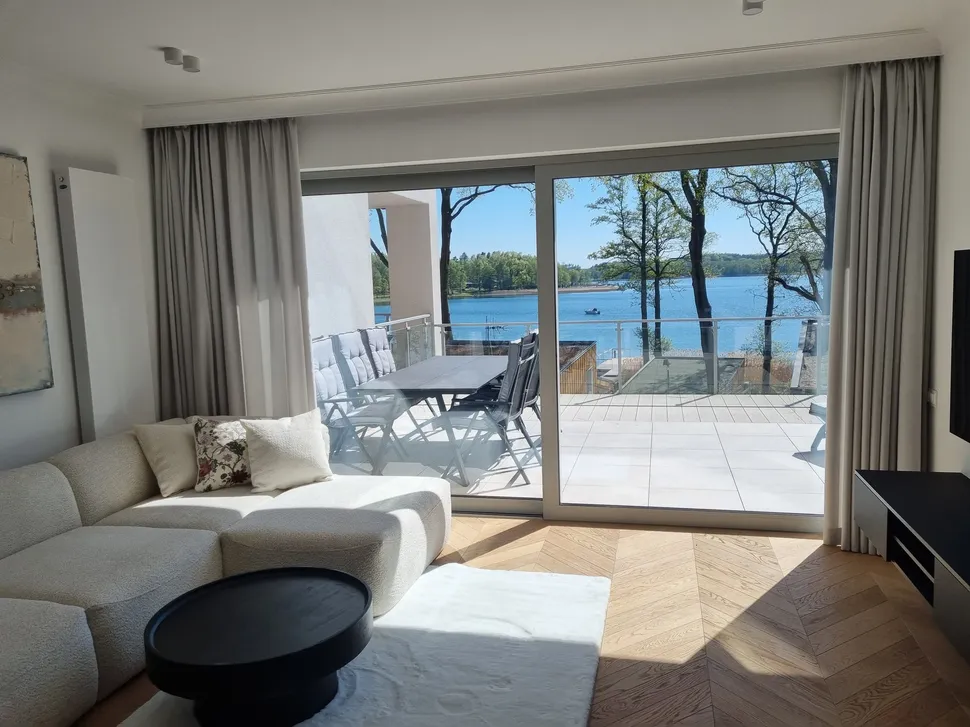
#> input picture Oferta/Apartamenty_Stranda/A104/images/20230511_150648.webp, 970 x 727 px, shrunk from 1920 x 1440 before the run
$ python find_red_dots.py ../../Oferta/Apartamenty_Stranda/A104/images/20230511_150648.webp
#> lines starting #> are read from the running program, lines starting #| are printed output that depends on the picture; after the words box and inside, x2 and y2 are one past the last pixel; in counts of white or black regions, pixels touching at a corner belong together
import cv2
import numpy as np
import sys

img_path = sys.argv[1]
img = cv2.imread(img_path)
#> img is the input picture: shape (727, 970, 3); mean B, G, R 123.3, 126.2, 124.8
if img is None:
    print(f"Could not read {img_path}")
    sys.exit(1)

hsv = cv2.cvtColor(img, cv2.COLOR_BGR2HSV)
#> hsv: shape (727, 970, 3); mean H, S, V 48.8, 38.9, 133.2
lower_red1 = np.array([0, 100, 100])
upper_red1 = np.array([10, 255, 255])
lower_red2 = np.array([160, 100, 100])
upper_red2 = np.array([180, 255, 255])

mask1 = cv2.inRange(hsv, lower_red1, upper_red1)
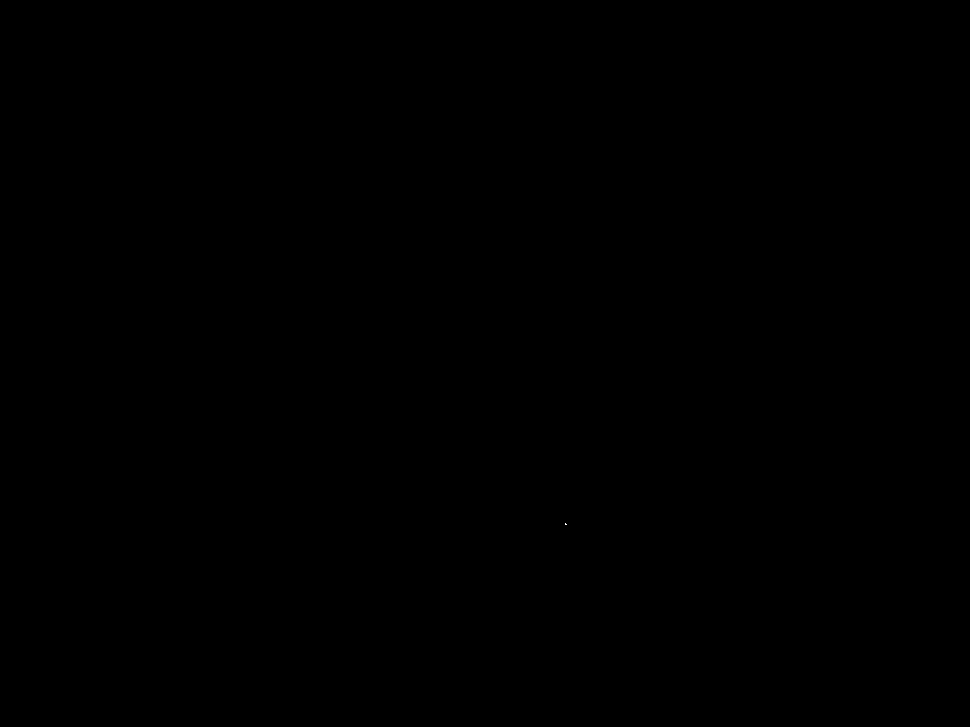
#> mask1: shape (727, 970); 0% white in thin lines or dots, all inside (x1, y1, x2, y2) = (565, 523, 567, 525)
mask2 = cv2.inRange(hsv, lower_red2, upper_red2)
#> mask2: shape (727, 970); every value is 0
mask = mask1 + mask2

contours, _ = cv2.findContours(mask, cv2.RETR_EXTERNAL, cv2.CHAIN_APPROX_SIMPLE)
#> contours = [[[565, 523], [565, 524], [566, 524]]]
height, width = img.shape[:2]
#> height = 727; width = 970

dots = []
for cnt in contours:
    area = cv2.contourArea(cnt)
    if area > 10:
        M = cv2.moments(cnt)
        if M["m00"] != 0:
            cx = int(M["m10"] / M["m00"])
            cy = int(M["m01"] / M["m00"])
            x_pct = (cx / width) * 100
            y_pct = (cy / height) * 100
            dots.append((x_pct, y_pct, area))
#> this loop made 1 pass
#> (cnt, area) on pass 1: ([[565, 523], [565, 524], [566, 524]], 0.5)
#> after the loop, dots = []

dots.sort(key=lambda d: d[0])
print(f"Found {len(dots)} red dots in {img_path}")
#| Found 0 red dots in ../../Oferta/Apartamenty_Stranda/A104/images/20230511_150648.webp
for i, d in enumerate(dots):
    print(f"Dot {i+1}: X={d[0]:.1f}%, Y={d[1]:.1f}%, Area={d[2]:.1f}")
#> this loop made 0 passes
